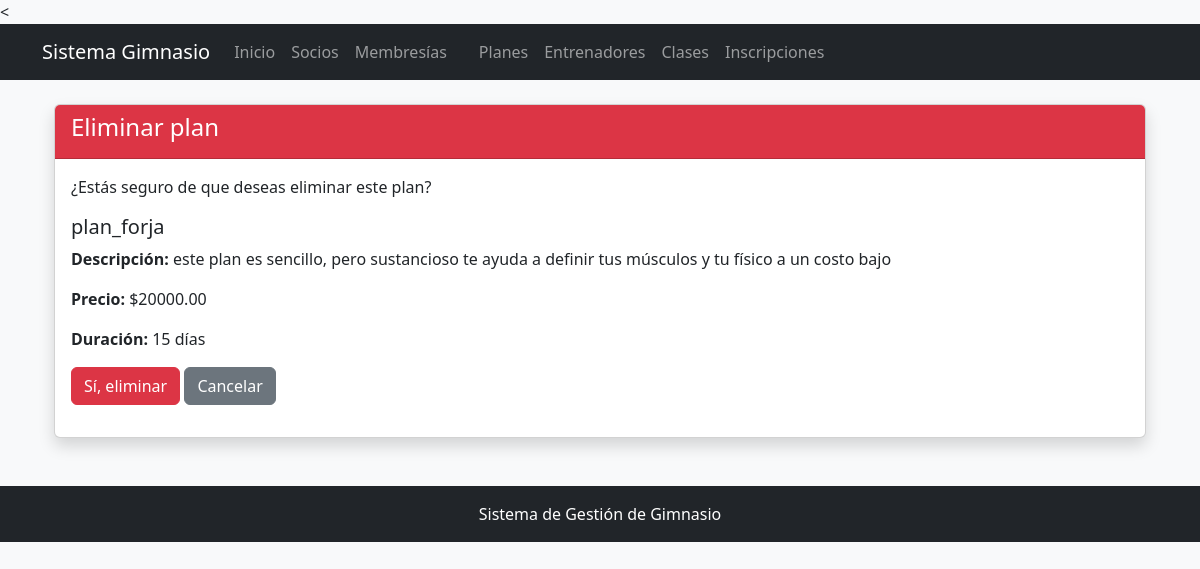
The app's page /planes/eliminar/1/, older data.
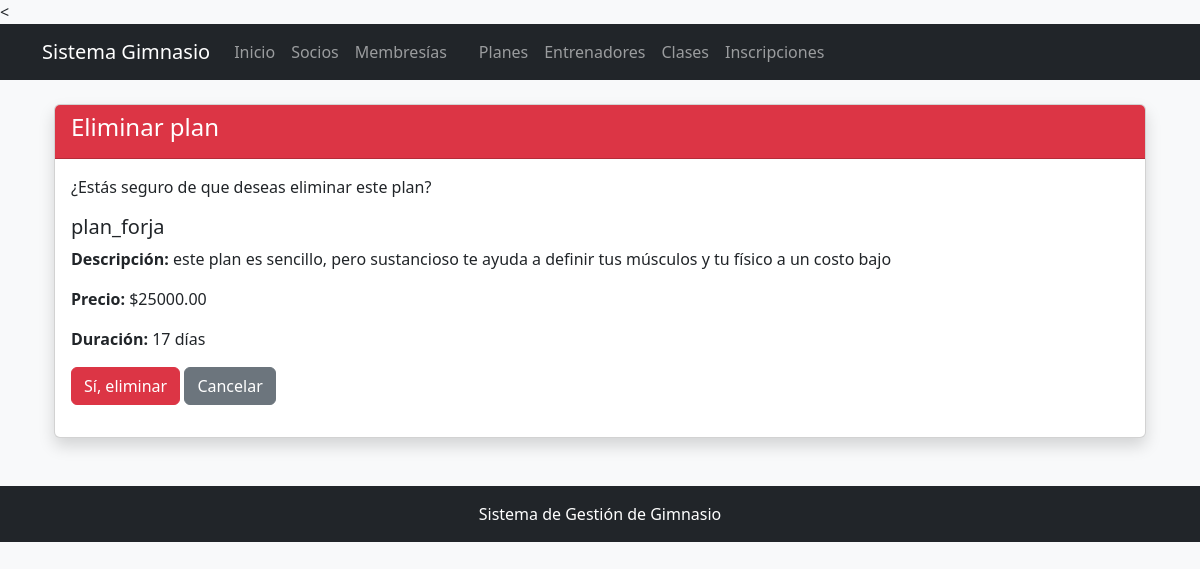
The same page, newer data.
### plan/models.py (models this page shows, shortened)
class Plan(models.Model):
    id_plan = models.AutoField(primary_key=True)
    nombre_plan = models.CharField(max_length=100)
    descripcion = models.TextField()
    precio = models.DecimalField(max_digits=10, decimal_places=2)
    duracion_dias = models.PositiveIntegerField()
    activo = models.BooleanField(default=True)

### plan/views.py (the view)
# urls.py: path('eliminar/<int:id_plan>/', views.eliminar_plan, name='eliminar_plan'),
def eliminar_plan(request, id_plan):
    plan = get_object_or_404(Plan, id_plan=id_plan)
    if request.method == 'POST':
        plan.delete()
        return redirect('plan:lista_planes')
    return render(request, 'plan/eliminar.html', {'plan': plan})

### templates/plan/eliminar.html (shortened to what this page needs)
{% extends 'gimnasio/base.html' %}
{% block content %}
<div class="container mt-4">
    <div class="card shadow">
        <div class="card-header bg-danger text-white">
            <h4>Eliminar plan</h4>
        </div>
        <div class="card-body">
            <p>¿Estás seguro de que deseas eliminar este plan?</p>
            <h5>{{ plan.nombre_plan }}</h5>
            <p><strong>Descripción:</strong> {{ plan.descripcion }}</p>
            <p><strong>Precio:</strong> ${{ plan.precio }}</p>
            <p><strong>Duración:</strong> {{ plan.duracion_dias }} días</p>
            <form method="POST">
                <button type="submit" class="btn btn-danger">
                    Sí, eliminar
                </button>
                <a href="{% url 'plan:lista_planes' %}"
                   class="btn btn-secondary">
                    Cancelar
                </a>
            </form>
        </div>
    </div>
</div>
{% endblock %}

Row changes from the older to the newer data that the page shows:
changed Plan "plan_forja": precio "20000.00" → "25000.00"; duracion_dias "15" → "17"
